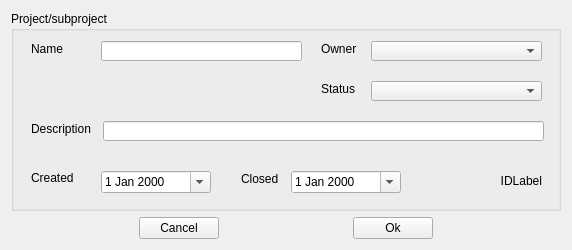
<?xml version="1.0" encoding="UTF-8"?>
<ui version="4.0">
 <class>FuncblockForm</class>
 <widget class="QWidget" name="FuncblockForm">
  <property name="geometry">
   <rect>
    <x>0</x>
    <y>0</y>
    <width>572</width>
    <height>250</height>
   </rect>
  </property>
  <property name="windowTitle">
   <string>Form</string>
  </property>
  <layout class="QVBoxLayout" name="verticalLayout">
   <item>
    <widget class="QGroupBox" name="groupBox">
     <property name="sizePolicy">
      <sizepolicy hsizetype="Expanding" vsizetype="Expanding">
       <horstretch>0</horstretch>
       <verstretch>0</verstretch>
      </sizepolicy>
     </property>
     <property name="title">
      <string>Project/subproject</string>
     </property>
     <widget class="QLabel" name="label">
      <property name="geometry">
       <rect>
        <x>20</x>
        <y>30</y>
        <width>51</width>
        <height>16</height>
       </rect>
      </property>
      <property name="sizePolicy">
       <sizepolicy hsizetype="Fixed" vsizetype="Fixed">
        <horstretch>0</horstretch>
        <verstretch>0</verstretch>
       </sizepolicy>
      </property>
      <property name="text">
       <string>Name</string>
      </property>
     </widget>
     <widget class="QLabel" name="label_2">
      <property name="geometry">
       <rect>
        <x>310</x>
        <y>30</y>
        <width>41</width>
        <height>16</height>
       </rect>
      </property>
      <property name="sizePolicy">
       <sizepolicy hsizetype="Fixed" vsizetype="Fixed">
        <horstretch>0</horstretch>
        <verstretch>0</verstretch>
       </sizepolicy>
      </property>
      <property name="text">
       <string>Owner</string>
      </property>
     </widget>
     <widget class="QLabel" name="label_3">
      <property name="geometry">
       <rect>
        <x>310</x>
        <y>70</y>
        <width>41</width>
        <height>16</height>
       </rect>
      </property>
      <property name="sizePolicy">
       <sizepolicy hsizetype="Fixed" vsizetype="Fixed">
        <horstretch>0</horstretch>
        <verstretch>0</verstretch>
       </sizepolicy>
      </property>
      <property name="text">
       <string>Status</string>
      </property>
     </widget>
     <widget class="QLabel" name="label_4">
      <property name="geometry">
       <rect>
        <x>20</x>
        <y>110</y>
        <width>71</width>
        <height>16</height>
       </rect>
      </property>
      <property name="sizePolicy">
       <sizepolicy hsizetype="Fixed" vsizetype="Fixed">
        <horstretch>0</horstretch>
        <verstretch>0</verstretch>
       </sizepolicy>
      </property>
      <property name="text">
       <string>Description</string>
      </property>
     </widget>
     <widget class="QLineEdit" name="nameEdit">
      <property name="geometry">
       <rect>
        <x>90</x>
        <y>30</y>
        <width>201</width>
        <height>20</height>
       </rect>
      </property>
      <property name="sizePolicy">
       <sizepolicy hsizetype="Fixed" vsizetype="Fixed">
        <horstretch>0</horstretch>
        <verstretch>0</verstretch>
       </sizepolicy>
      </property>
     </widget>
     <widget class="QComboBox" name="ownerBox">
      <property name="geometry">
       <rect>
        <x>360</x>
        <y>30</y>
        <width>171</width>
        <height>20</height>
       </rect>
      </property>
      <property name="sizePolicy">
       <sizepolicy hsizetype="Fixed" vsizetype="Fixed">
        <horstretch>0</horstretch>
        <verstretch>0</verstretch>
       </sizepolicy>
      </property>
     </widget>
     <widget class="QLineEdit" name="descEdit">
      <property name="geometry">
       <rect>
        <x>92</x>
        <y>110</y>
        <width>441</width>
        <height>20</height>
       </rect>
      </property>
      <property name="sizePolicy">
       <sizepolicy hsizetype="Fixed" vsizetype="Fixed">
        <horstretch>0</horstretch>
        <verstretch>0</verstretch>
       </sizepolicy>
      </property>
      <property name="text">
       <string/>
      </property>
     </widget>
     <widget class="QComboBox" name="statusBox">
      <property name="geometry">
       <rect>
        <x>360</x>
        <y>70</y>
        <width>171</width>
        <height>20</height>
       </rect>
      </property>
      <property name="sizePolicy">
       <sizepolicy hsizetype="Fixed" vsizetype="Fixed">
        <horstretch>0</horstretch>
        <verstretch>0</verstretch>
       </sizepolicy>
      </property>
     </widget>
     <widget class="QLabel" name="idLabel">
      <property name="geometry">
       <rect>
        <x>490</x>
        <y>160</y>
        <width>41</width>
        <height>20</height>
       </rect>
      </property>
      <property name="text">
       <string>IDLabel</string>
      </property>
      <property name="alignment">
       <set>Qt::AlignRight|Qt::AlignTrailing|Qt::AlignVCenter</set>
      </property>
     </widget>
     <widget class="QDateEdit" name="startDateEdit">
      <property name="geometry">
       <rect>
        <x>90</x>
        <y>160</y>
        <width>110</width>
        <height>22</height>
       </rect>
      </property>
      <property name="calendarPopup">
       <bool>true</bool>
      </property>
     </widget>
     <widget class="QLabel" name="label_5">
      <property name="geometry">
       <rect>
        <x>20</x>
        <y>160</y>
        <width>46</width>
        <height>13</height>
       </rect>
      </property>
      <property name="text">
       <string>Created</string>
      </property>
     </widget>
     <widget class="QDateEdit" name="completeDateEdit">
      <property name="geometry">
       <rect>
        <x>280</x>
        <y>160</y>
        <width>110</width>
        <height>22</height>
       </rect>
      </property>
      <property name="calendarPopup">
       <bool>true</bool>
      </property>
     </widget>
     <widget class="QLabel" name="label_6">
      <property name="geometry">
       <rect>
        <x>230</x>
        <y>160</y>
        <width>41</width>
        <height>16</height>
       </rect>
      </property>
      <property name="text">
       <string>Closed</string>
      </property>
      <property name="alignment">
       <set>Qt::AlignLeading|Qt::AlignLeft|Qt::AlignVCenter</set>
      </property>
     </widget>
    </widget>
   </item>
   <item>
    <layout class="QHBoxLayout" name="horizontalLayout">
     <property name="sizeConstraint">
      <enum>QLayout::SetDefaultConstraint</enum>
     </property>
     <item>
      <widget class="QPushButton" name="cancelButton">
       <property name="sizePolicy">
        <sizepolicy hsizetype="Fixed" vsizetype="Fixed">
         <horstretch>0</horstretch>
         <verstretch>0</verstretch>
        </sizepolicy>
       </property>
       <property name="text">
        <string>Cancel</string>
       </property>
      </widget>
     </item>
     <item>
      <widget class="QPushButton" name="okButton">
       <property name="sizePolicy">
        <sizepolicy hsizetype="Fixed" vsizetype="Fixed">
         <horstretch>0</horstretch>
         <verstretch>0</verstretch>
        </sizepolicy>
       </property>
       <property name="text">
        <string>Ok</string>
       </property>
      </widget>
     </item>
    </layout>
   </item>
  </layout>
 </widget>
 <resources/>
 <connections/>
</ui>
